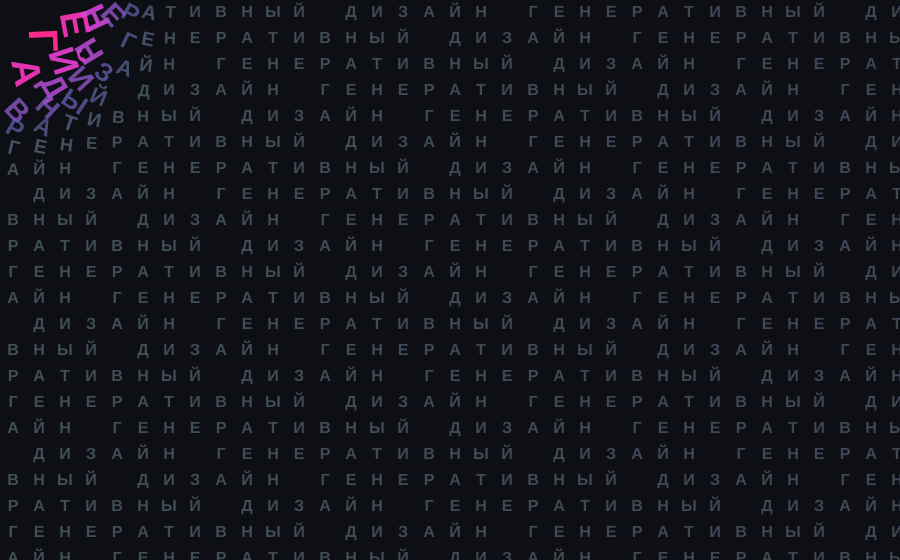
Frame 1 (no input)
Frame 60 (no input): identical to frame 1, image omitted
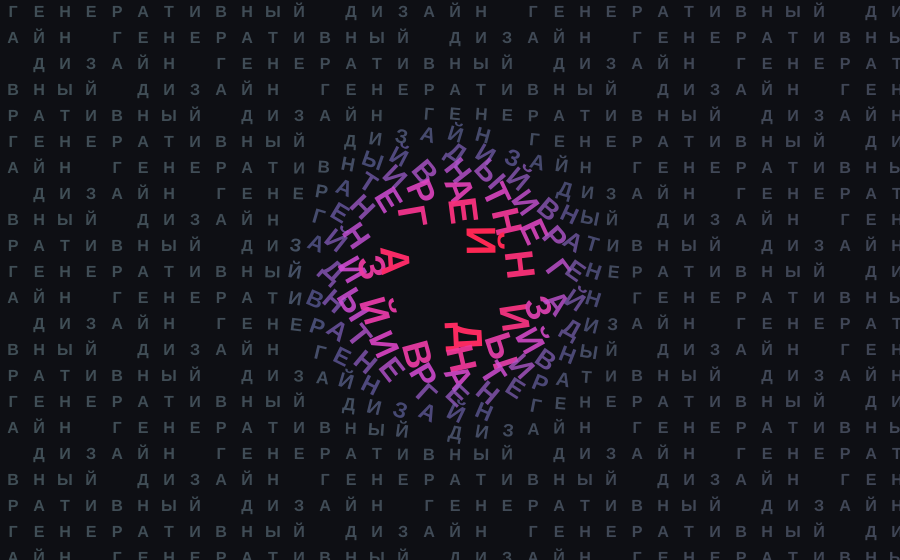
Frame 120 (the mouse pressed at the canvas centre since frame 60)

The p5.js sketch that drew these frames (run headless with seeded random() and noise() and a simulated clock; from frame 60 on, the mouse is pressed at the canvas centre):

// p5.js sketch
// ── sketch.js
// УЧЕБНАЯ КОПИЯ для разбора кода. Запускается сама по себе, без студии:
// ползунки заменены обычными значениями в объекте P (меняй их здесь и обновляй страницу),
// положение мыши берётся из mouseX / mouseY. Оригинал со слайдерами: variants/lab1/t3-b-lens.js

// Задание 3 · вариант B. «Типографская линза».
// Холст залит сеткой букв строки. Курсор работает как увеличительное стекло:
// рядом с ним буквы растут, выталкиваются из центра (эффект «рыбьего глаза»),
// закручиваются и меняют оттенок. Далеко от курсора — спокойный мелкий шрифт.

const P = {
  phrase: 'ГЕНЕРАТИВНЫЙ ДИЗАЙН ',   // Строка
  cell: 26,   // Шаг сетки (16–48)
  radius: 190,   // Радиус линзы (60–420)
  bulge: 2.6,   // Увеличение (1–5)
  push: 0.7,   // Выталкивание (0–1.5)
  twist: 0.5,   // Закрутка (-2–2)
  hue: 195,   // Оттенок (0–360)
};

function setup() {
  createCanvas(900, 560);
  colorMode(HSB, 360, 100, 100, 100);
  textAlign(CENTER, CENTER);
  textFont('Arial');
  textStyle(BOLD);
  noStroke();
}

function draw() {
  background(230, 30, 8);
  const word = P.phrase.length ? P.phrase : ' ';
  const m = { x: mouseX, y: mouseY };
  const cols = ceil(width / P.cell) + 1;
  const rows = ceil(height / P.cell) + 1;

  for (let gy = 0; gy < rows; gy++) {
    for (let gx = 0; gx < cols; gx++) {
      let x = gx * P.cell + P.cell / 2;
      let y = gy * P.cell + P.cell / 2;
      const dx = x - m.x, dy = y - m.y;
      const d = sqrt(dx * dx + dy * dy);
      // k: 1 у курсора, 0 на краю линзы; smoothstep даёт мягкий край.
      const k0 = constrain(1 - d / P.radius, 0, 1);
      const k = k0 * k0 * (3 - 2 * k0);

      // Сдвиг от центра линзы и поворот вокруг него.
      if (d > 0.001) {
        x += (dx / d) * k * P.push * P.cell * 2.2;
        y += (dy / d) * k * P.push * P.cell * 2.2;
      }
      const ch = word[(gx + gy * cols) % word.length];
      const sz = P.cell * lerp(0.62, P.bulge * 0.62, k);
      const hue = (P.hue + k * 140 + gx * 0.8) % 360;

      push();
      translate(x, y);
      rotate(k * P.twist * PI);
      fill(hue, lerp(25, 85, k), lerp(55, 100, k), lerp(55, 100, k));
      textSize(sz);
      text(ch, 0, 0);
      pop();
    }
  }
}
